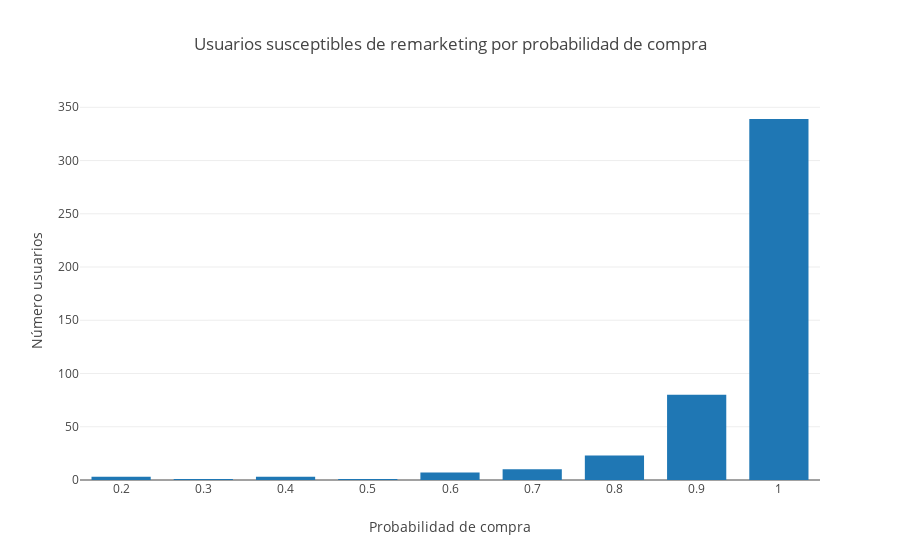

This figure's notebook cell:
### Markdown cell above
Como era de esperar, hay variables que tienen mucha importancia para el algoritmo y si nos fijamos son todas las que hacen referencia a las páginas 2 y 3 del proceso. Como hemos dicho esto se debe a las caracteristicas del proceso. Más adelante repetiremos el proceso eliminando estas variables.

Ya casi llegamos al final. Solo nos queda hacernos con la probabilidad que el algoritmo ha dado a nuestro usuario de haber comprado o no haber comprado. Este dato se consigue facilmente con el argumento **predict_proba**.

**predict_probaa** nos devuelve una lista de listas con dos valores para cada usuario, en la cual el primer valor es la probabilidad que el algoritmo le ha dado a ese usuario de que su etiquera hubiera sido 0 y el segundo valor sería lo contrario, la probabilidad que el algoritmo ha dado a ese usuario de que su etiqueta hubeira sido 1.

Ambas probabilidades suman 1 siempre.

### Code cell
prob = pd.DataFrame(clf.predict_proba(X_test).tolist())
predict = clf.predict(X_test).tolist()
prob['predict'] = predict
prob['Y'] = y_test
call = prob[(prob['Y']==0) & (prob[1]>0)] # Posibles usuarios susceptibles de remarketing
print "%i usuarios que no han contratado pero cuya probabilidad de compra es mayor que 0" %(len(call))
lista = call[1].values
data = [go.Histogram(x=lista)]

layout = go.Layout(
    title='Usuarios susceptibles de remarketing por probabilidad de compra',
    xaxis=dict(
        title='Probabilidad de compra'
    ),
    yaxis=dict(
        title='Número usuarios'
    ),
    bargap=0.2,
    bargroupgap=0.1
)

fig = go.Figure(data=data, layout=layout)
py.iplot(fig, filename='basic histogram')

### Figure 1 — Plotly figure (JSON) as saved in the notebook; plotly's stock layout.template omitted (floating-point values rounded to 4 significant figures; data arrays with more than 128 entries replaced by an {"elided": "..."} marker saying what was removed)
{"data": [{"type": "histogram", "x": {"elided": "467 float values"}}], "layout": {"bargap": 0.2, "bargroupgap": 0.1, "title": "Usuarios susceptibles de remarketing por probabilidad de compra", "xaxis": {"title": "Probabilidad de compra"}, "yaxis": {"title": "Número usuarios"}}}
